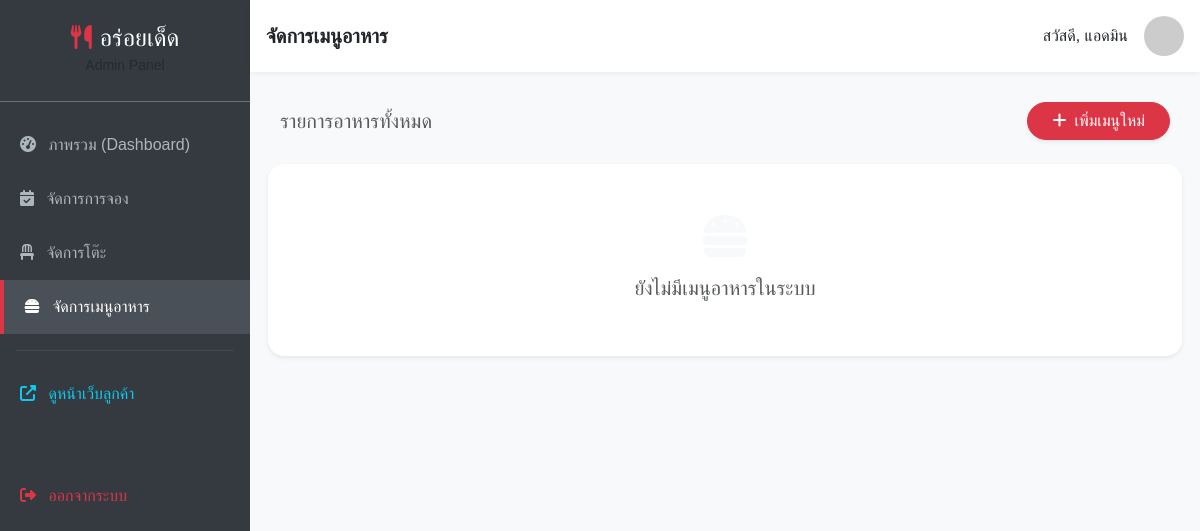
The page /manage/menu/ (signed in) on the database as committed earlier.
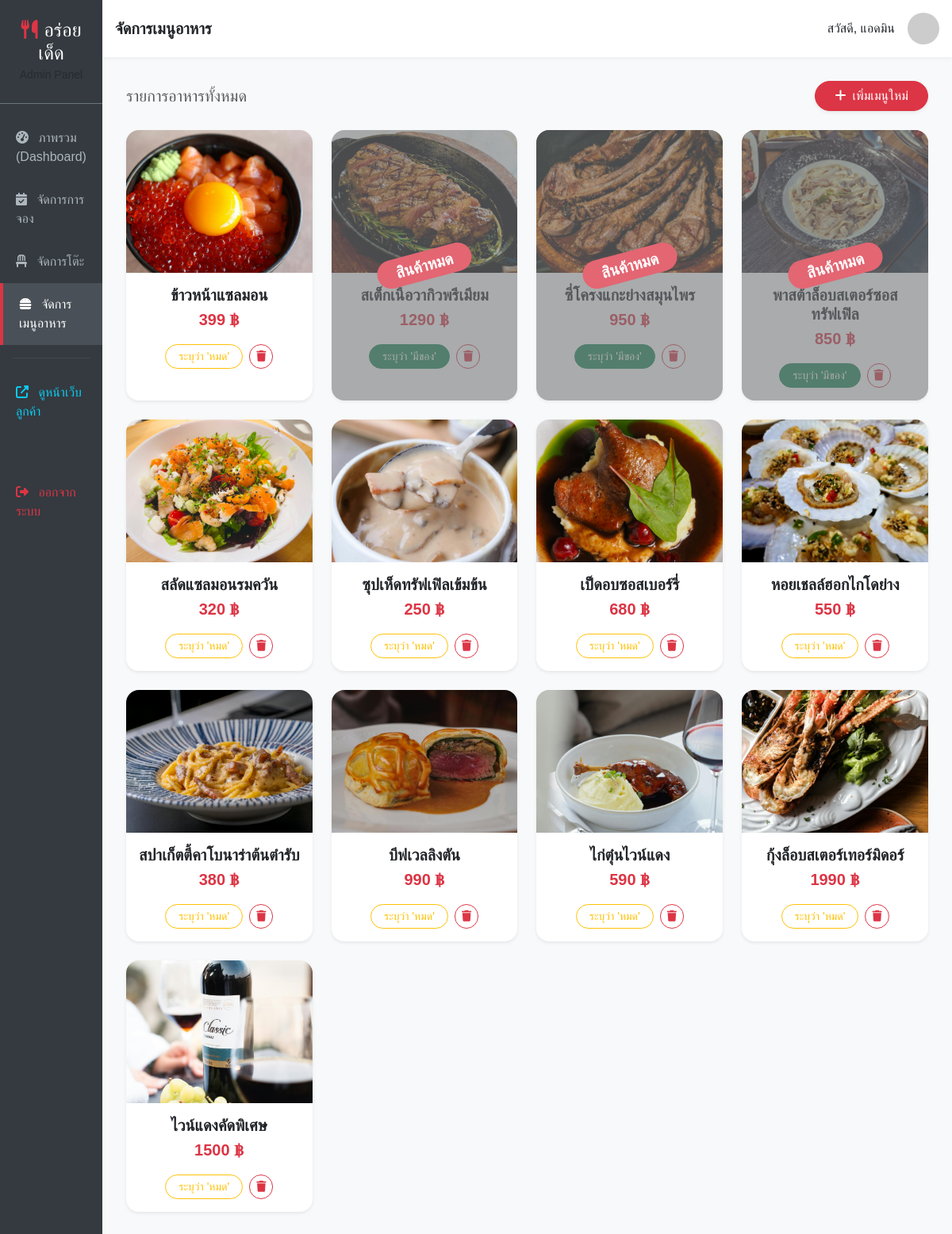
The same page on the database as committed later.
### myapp/models.py (models this page shows, shortened)
class FoodMenu(models.Model):
    name = models.CharField(max_length=100, verbose_name="ชื่อเมนู")
    price = models.IntegerField(verbose_name="ราคา")
    image = models.ImageField(upload_to='menu_images/', blank=True, null=True, verbose_name="รูปภาพอาหาร")
    is_available = models.BooleanField(default=True, verbose_name="พร้อมขาย (มีของ)")

### myapp/views.py (the view)
# urls.py: path('manage/menu/', views.admin_menu, name='admin_menu'),
@user_passes_test(is_admin, login_url='/')
def admin_menu(request):
    menus = FoodMenu.objects.all().order_by('-id')
    return render(request, 'admin_menu.html', {'menus': menus})

### myapp/views.py (called while the page is built)
def is_admin(user):
    return user.is_authenticated and user.is_staff

### myapp/templates/admin_menu.html (shortened to what this page needs)
{% extends 'admin_base.html' %}
{% block header_title %}จัดการเมนูอาหาร{% endblock %}
{% block content %}
<div class="d-flex justify-content-between align-items-center mb-4">
    <h5 class="mb-0 text-muted">รายการอาหารทั้งหมด</h5>
    <button type="button" class="btn btn-danger rounded-pill px-4 shadow-sm" data-bs-toggle="modal" data-bs-target="#addMenuModal">
        <i class="fas fa-plus me-2"></i>เพิ่มเมนูใหม่
    </button>
</div>
<div class="row g-4">
    {% for menu in menus %}
    <div class="col-md-4 col-lg-3">
        <div class="card border-0 shadow-sm rounded-4 h-100 overflow-hidden {% if not menu.is_available %}opacity-75{% endif %}">
            {% if menu.image %}
                <img src="{{ menu.image.url }}" class="card-img-top" alt="{{ menu.name }}" style="height: 180px; object-fit: cover;">
            {% else %}
                <div class="bg-light d-flex align-items-center justify-content-center text-muted" style="height: 180px;">
                    <i class="fas fa-image fa-3x"></i>
                </div>
            {% endif %}
            <div class="card-body text-center">
                <h5 class="fw-bold mb-1">{{ menu.name }}</h5>
                <p class="text-danger fw-bold fs-5 mb-3">{{ menu.price }} ฿</p>
                <div class="d-flex justify-content-center gap-2">
                    <form action="{% url 'toggle_menu_status' menu.id %}" method="POST">
                        {% if menu.is_available %}
                            <button type="submit" class="btn btn-sm btn-outline-warning rounded-pill px-3">ระบุว่า 'หมด'</button>
                        {% else %}
                            <button type="submit" class="btn btn-sm btn-success rounded-pill px-3">ระบุว่า 'มีของ'</button>
                        {% endif %}
                    </form>
                    <form action="{% url 'delete_menu' menu.id %}" method="POST" onsubmit="return confirm('คุณแน่ใจหรือไม่ว่าต้องการลบเมนู {{ menu.name }}?');">
                        <button type="submit" class="btn btn-sm btn-outline-danger rounded-pill"><i class="fas fa-trash"></i></button>
                    </form>
                </div>
            </div>
            {% if not menu.is_available %}
                <div class="position-absolute top-0 start-0 w-100 h-100 bg-dark bg-opacity-50 d-flex align-items-center justify-content-center pointer-events-none" style="pointer-events: none;">
                    <span class="badge bg-danger fs-5 px-4 py-2 rounded-pill transform-rotate" style="transform: rotate(-15deg);">สินค้าหมด</span>
                </div>
            {% endif %}
        </div>
    </div>
    {% empty %}
    <div class="col-12 text-center py-5 text-muted bg-white rounded-4 shadow-sm">
        <i class="fas fa-hamburger fa-3x mb-3 text-light"></i>
        <h5>ยังไม่มีเมนูอาหารในระบบ</h5>
    </div>
    {% endfor %}
</div>
{% endblock %}

Rows that differ between the two databases and show on the page:
added FoodMenu: image (picture), name "ข้าวหน้าแซลมอน", price "399", is_available "ระบุว่า 'หมด'"
added FoodMenu: image (picture), name "สเต็กเนื้อวากิวพรีเมียม", price "1290", is_available "ระบุว่า 'มีของ'"
added FoodMenu: image (picture), name "ซี่โครงแกะย่างสมุนไพร", price "950", is_available "ระบุว่า 'มีของ'"
added FoodMenu: image (picture), name "พาสต้าล็อบสเตอร์ซอสทรัฟเฟิล", price "850", is_available "ระบุว่า 'มีของ'"
added FoodMenu: image (picture), name "สลัดแซลมอนรมควัน", price "320", is_available "ระบุว่า 'หมด'"
added FoodMenu: image (picture), name "ซุปเห็ดทรัฟเฟิลเข้มข้น", price "250", is_available "ระบุว่า 'หมด'"
added FoodMenu: image (picture), name "เป็ดอบซอสเบอร์รี่", price "680", is_available "ระบุว่า 'หมด'"
added FoodMenu: image (picture), name "หอยเชลล์ฮอกไกโดย่าง", price "550", is_available "ระบุว่า 'หมด'"
added FoodMenu: image (picture), name "สปาเก็ตตี้คาโบนาร่าต้นตำรับ", price "380", is_available "ระบุว่า 'หมด'"
added FoodMenu: image (picture), name "บีฟเวลลิงตัน", price "990", is_available "ระบุว่า 'หมด'"
added FoodMenu: image (picture), name "ไก่ตุ๋นไวน์แดง", price "590", is_available "ระบุว่า 'หมด'"
added FoodMenu: image (picture), name "กุ้งล็อบสเตอร์เทอร์มิดอร์", price "1990", is_available "ระบุว่า 'หมด'"
added FoodMenu: image (picture), name "ไวน์แดงคัดพิเศษ", price "1500", is_available "ระบุว่า 'หมด'"
Other text that changed with them:
text no longer shown: "ยังไม่มีเมนูอาหารในระบบ"
